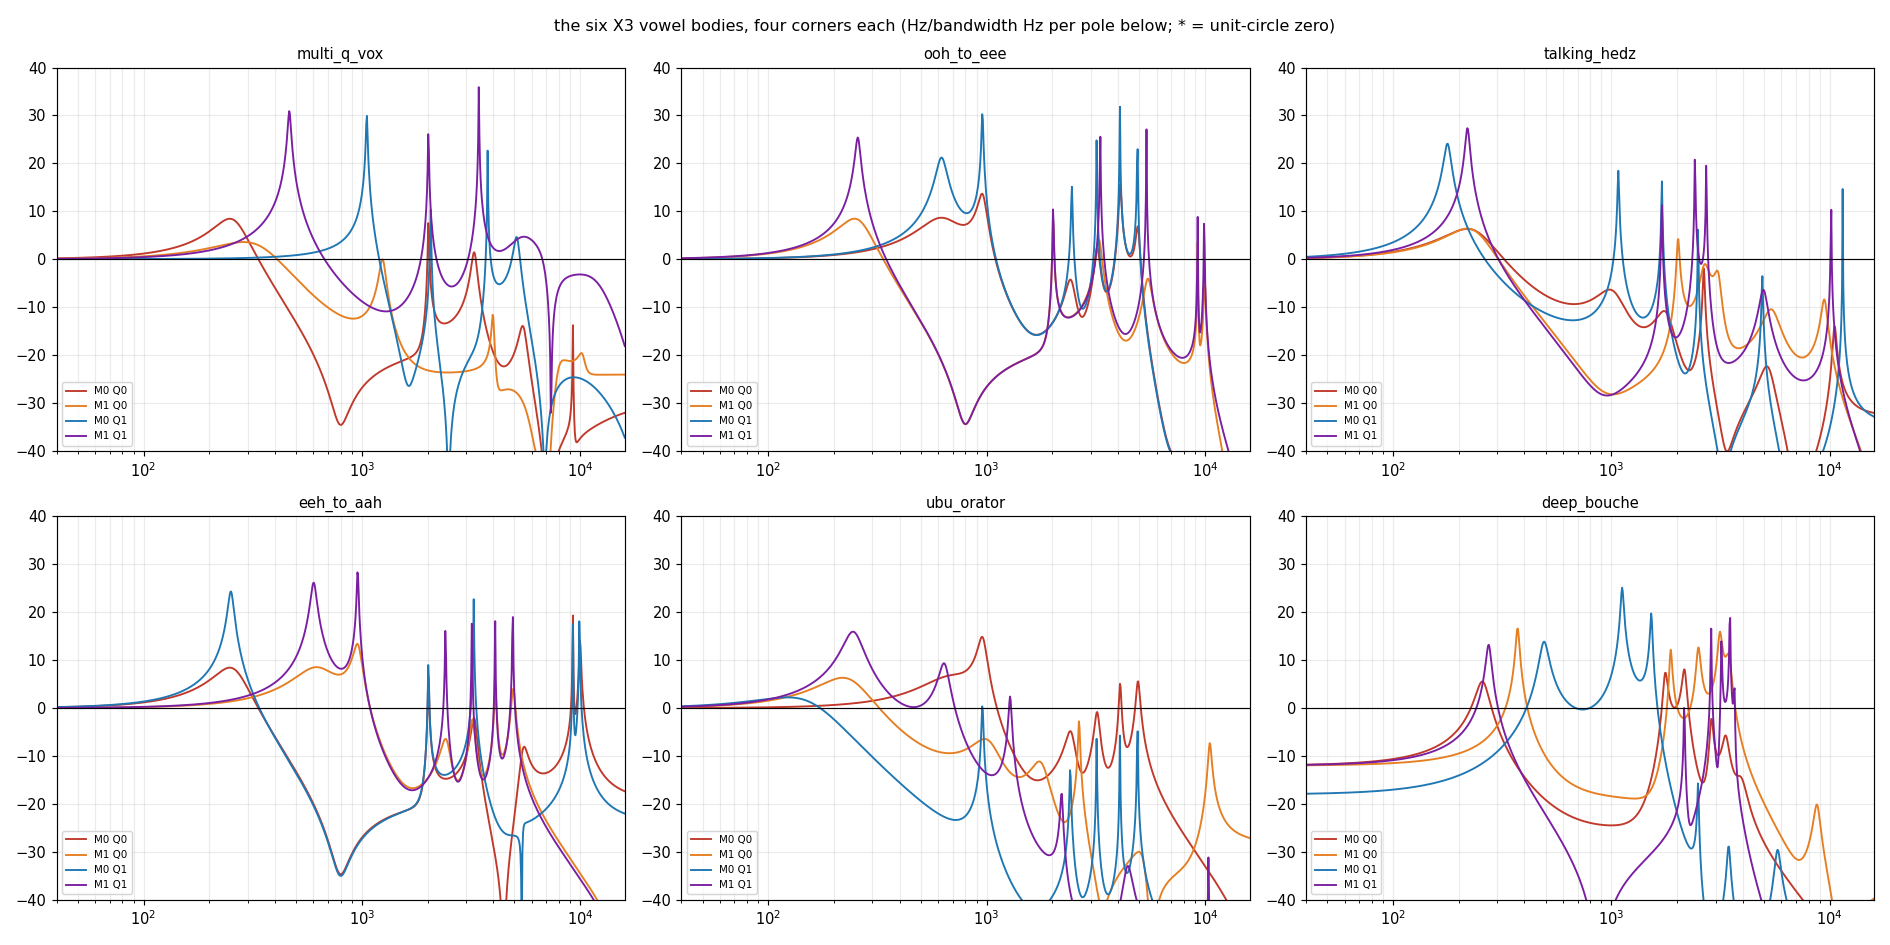

Recreate this plot in Python.
import math, os, struct, zipfile
import numpy as np
import matplotlib
matplotlib.use("Agg")
import matplotlib.pyplot as plt

ROOT = os.path.dirname(os.path.dirname(os.path.dirname(os.path.abspath(__file__))))
SR = 44100.0
IDENT = (0xDFFF, 0xFFFF, 0xDFFF, 0xFFFF, 0xDFFF)
VOWELS = ["multi_q_vox", "ooh_to_eee", "talking_hedz", "eeh_to_aah", "ubu_orator", "deep_bouche"]
CORNER = ["M0 Q0", "M1 Q0", "M0 Q1", "M1 Q1"]
COLOUR = ["#c0392b", "#e67e22", "#1f77b4", "#7b1fa2"]


def decode_word(w):
    u = w + 1
    if u >= 65536:
        return 1.0
    e = (u >> 12) & 0xF
    m = u & 0xFFF
    x = m / 4096.0 if e == 0 else (m + 4096.0) / 8192.0
    return math.ldexp(x, e - 15)


def biquad(words):
    d = [decode_word(x) for x in words]
    c0, c1, c2, c3, c4 = 4 * d[0] + d[1], d[1], 4 * d[2] + d[3], d[3], 4 * d[4]
    return (c4, (c0 - 2) * c4, (1 - c1) * c4, c2 - 2, 1 - c3)


def pair(p, q):
    if q <= 0 or p * p - 4 * q >= 0:
        return None
    r = math.sqrt(q)
    return math.acos(max(-1.0, min(1.0, -p / (2 * r)))) / (2 * math.pi) * SR, (-math.log(r) * SR / math.pi if r < 1 else 0.0), r


def corner_sections(words, corner):
    out = []
    for s in range(6):
        w = words[(corner * 6 + s) * 5:(corner * 6 + s) * 5 + 5]
        if tuple(w) == IDENT:
            out.append(None)
            continue
        b = biquad(w)
        out.append((b, pair(b[3], b[4]), pair(b[1] / b[0], b[2] / b[0]) if abs(b[0]) > 1e-12 else None))
    return out


def response(secs, f):
    z = np.exp(-2j * np.pi * f / SR)
    h = np.ones_like(z)
    for s in secs:
        if s is None:
            continue
        b0, b1, b2, a1, a2 = s[0]
        h *= (b0 + b1 * z + b2 * z * z) / (1 + a1 * z + a2 * z * z)
    return 20 * np.log10(np.abs(h) + 1e-12)


def main():
    z = zipfile.ZipFile(os.path.join(ROOT, "evidence", "factory-data", "p2k", "bodies", "p2k.zip"))
    f = np.geomspace(40, 16000, 900)
    fig, axes = plt.subplots(2, 3, figsize=(18, 9))
    lines = []
    for ax, name in zip(axes.flat, VOWELS):
        raw = z.read([i for i in z.infolist() if name in i.filename][0])
        words = struct.unpack("<120H", raw)
        lines.append(f"===== {name}")
        for corner in range(4):
            secs = corner_sections(words, corner)
            ax.semilogx(f, response(secs, f), color=COLOUR[corner], lw=1.3, label=CORNER[corner])
            poles = [s[1] for s in secs if s and s[1]]
            zeros = [s[2] for s in secs if s and s[2]]
            b0 = next((s[0][0] for s in secs if s), 0.0)
            lines.append(f"  corner {CORNER[corner]}  b0 {b0:.3f}")
            lines.append("    poles: " + "  ".join(f"{p[0]:6.0f}/{p[1]:4.0f}" for p in sorted(poles)))
            lines.append("    zeros: " + "  ".join(f"{q[0]:6.0f}/{q[1]:4.0f}{'*' if q[2] >= 0.9999 else ''}" for q in sorted(zeros)))
        ax.set_ylim(-40, 40)
        ax.set_xlim(40, 16000)
        ax.axhline(0, color="k", lw=0.8)
        ax.grid(True, which="both", alpha=0.25)
        ax.set_title(name, fontsize=10)
        ax.legend(fontsize=7, loc="lower left")
    fig.suptitle("the six X3 vowel bodies, four corners each (Hz/bandwidth Hz per pole below; * = unit-circle zero)", fontsize=11)
    fig.tight_layout()
    out = os.path.join(ROOT, "evidence", "research-results", "vowel_bodies_anatomy.png")
    fig.savefig(out, dpi=105)
    open(os.path.join(ROOT, "evidence", "research-results", "vowel_bodies_anatomy.txt"), "w").write("\n".join(lines))
    print(out)
    print("\n".join(lines))


if __name__ == "__main__":
    main()
